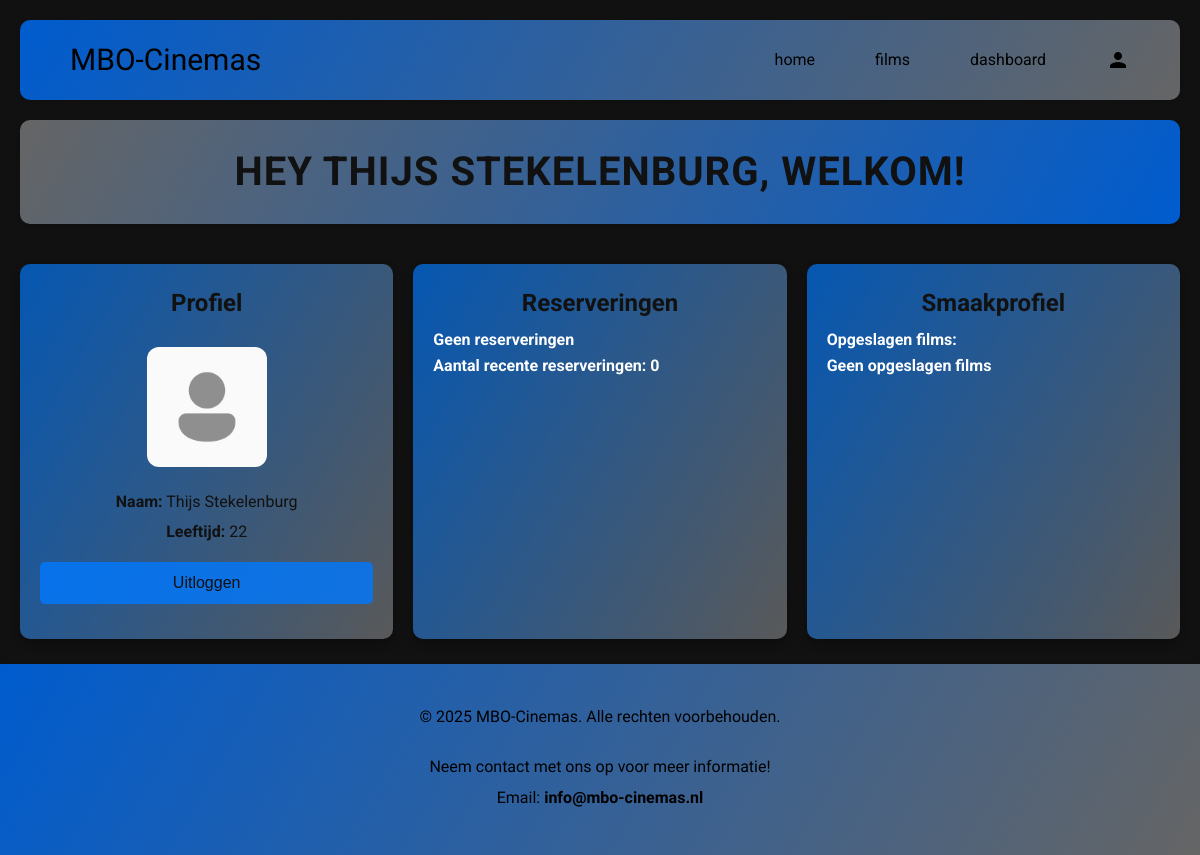
The app's page /account/dashboard/ (signed in) with its own data.
### accounts/models.py (models this page shows, shortened)
class CustomUser(AbstractBaseUser, PermissionsMixin):
    email = models.EmailField(unique=True)
    name = models.CharField(max_length=255)
    leeftijd = models.CharField(max_length=3)
    date_joined = models.DateTimeField(default=timezone.now)
    is_active = models.BooleanField(default=True)
    is_staff = models.BooleanField(default=False)
    is_superuser = models.BooleanField(default=False)
    USERNAME_FIELD = 'email'
    REQUIRED_FIELDS = ['name']
    objects = CustomUserManager()
    class Meta:
        verbose_name = 'User'
        verbose_name_plural = 'Users'

class UserData(models.Model):
    user = models.OneToOneField(
        settings.AUTH_USER_MODEL,
        on_delete=models.CASCADE,
        related_name='userdata'
    )
    naam = models.CharField(max_length=50)
    profiel_foto = models.ImageField(default='default_profile.webp')
    reserveringen = models.JSONField(default=list, blank=True)
    opgeslagen = models.ManyToManyField(Film)
    leeftijd = models.PositiveIntegerField(default=0)
    aantal_recente_reserveringen = models.PositiveIntegerField(default=0)
    class Meta:
        verbose_name = 'User Data'
        verbose_name_plural = 'User Data'

### accounts/views.py (the view)
# urls.py: path('dashboard/', views.dashboard, name='dashboard'),
def dashboard(request):
    if not request.user.is_authenticated:
        return redirect('/?openLoginModal=1')
    user_data, created = UserData.objects.get_or_create(user=request.user)
    if request.user.is_superuser:
        locations = Location.objects.all()
        rooms = Room.objects.all()
        films = Film.objects.all()
        events = Event.objects.all()
        reservations = Reservering.objects.all()
        return render(request, 'pages/user_pages/medewerkers_dashboard.html', {
            'locations': locations,
            'rooms': rooms,
            'films': films,
            'events': events,
            'user_data': user_data,
            'reservations': reservations
        })
    else:
        reserveringen = Reservering.objects.filter(gebruiker=request.user).select_related('event__film')
        opgeslagen_films = user_data.opgeslagen.all()
        aantal_recente_reserveringen = reserveringen.count()
        return render(request, 'pages/user_pages/user_dashboard.html', {
            'user_data': user_data,
            'reserveringen': reserveringen,
            'aantal_recente_reserveringen': aantal_recente_reserveringen,
            'opgeslagen_films': opgeslagen_films,
        })

### pages/templates/pages/user_pages/user_dashboard.html (shortened to what this page needs)
<!DOCTYPE html>
{% load static %}
<html lang="nl">
<head>
    <link rel="stylesheet" href="{% static 'css/main.css' %}">
</head>
<body>
{% include 'componenten/navbar.html' %}
<header class="header">
    <h1>Hey {{ user.name }}, welkom!</h1>
</header>
<div class="dashboard">
    <div class="card profiel">
        <h3>Profiel</h3>
        <div class="profile-image">
            <img src="{% static 'img/' %}{{ user_data.profiel_foto }}" alt="Profiel Foto">
        </div>
        <p><strong>Naam:</strong> {{ user.name }}</p>
        <p><strong>Leeftijd:</strong> {{ user_data.leeftijd }}</p>
        <button onclick="logout()">Uitloggen</button>
    </div>
    <div class="card">
        <h3>Reserveringen</h3>
        {% if reserveringen %}
            <ul>
                {% for reservering in reserveringen %}
                    <li>
                        <strong>{{ reservering.event.film.title }}</strong> - {{ reservering.aantal_tickets }} tickets
                        <form method="POST" action="{% url 'update_reservering' reservering.id %}" style="display: inline;">
                            {% csrf_token %}
                            <label for="aantal_tickets">Aantal tickets:</label>
                            <input type="number" name="aantal_tickets" min="1" value="{{ reservering.aantal_tickets }}">
                            <button type="submit">Wijzig reservering</button>
                        </form>
                        <form method="POST" action="{% url 'delete_reservation' reservering.id %}" style="display: inline; margin-left: 10px;">
                            {% csrf_token %}
                            <button type="submit" class="delete-button">Annuleer reservering</button>
                        </form>
                    </li>
                {% endfor %}
            </ul>
        {% else %}
            <h4>Geen reserveringen</h4>
        {% endif %}
        <h4>Aantal recente reserveringen: {{ aantal_recente_reserveringen }}</h4>
    </div>
    <div class="card">
        <h3>Smaakprofiel</h3>
        <h4>Opgeslagen films:</h4>
        {% if opgeslagen_films %}
            <ul>
                {% for film in opgeslagen_films %}
                    <li>{{ film.title }}</li>
                {% endfor %}
            </ul>
        {% else %}
            <h4>Geen opgeslagen films</h4>
        {% endif %}
    </div>
</div>
{% include 'componenten/footer.html' %}
</body>
</html>

### static/css/main.css (style rules this page uses)
* { margin: 0; padding: 0; box-sizing: border-box; }
body { font-family: 'Roboto', sans-serif; !important; margin: 0; !important; padding: 0; !important; background-color: #111; !important; color: white; !important; line-height: 1.6; !important; }

### static/css/layout/navbar.css (style rules this page uses)
.header { background: linear-gradient(120deg, rgb(101, 101, 101), rgb(0, 92, 206)); color: #111; padding: 20px 10px; text-align: center; box-shadow: 0 2px 5px rgba(0, 0, 0, 0.1); border-radius: 10px; margin: 20px; }
.header h1 { font-family: "Roboto", sans-serif; font-size: 2.5rem; font-weight: 700; margin: 0; letter-spacing: 1px; text-transform: uppercase; }

### pages/templates/pages/user_pages/user_dashboard.html (style rules this page uses)
.dashboard { display: grid; grid-template-columns: repeat(auto-fill, minmax(300px, 1fr)); gap: 20px; padding: 20px; }
.card { position: relative; background: linear-gradient(120deg, rgba(0, 121, 255, 0.68), rgba(255, 255, 255, 0.3)); border-radius: 10px; overflow: hidden; display: flex; flex-direction: column; justify-content: flex-start; padding: 20px; height: 100%; box-shadow: 0 4px 8px rgba(0, 0, 0, 0.3); transition: transform 0.3s ease; }
.card h3 { font-size: 1.5rem; margin-bottom: 5px; color: #111; text-align: center; }
.card p { color: #111; text-align: center; margin: 2px 0; }
.profile-image { width: 120px; height: 120px; border-radius: 10%; overflow: hidden; margin: 20px auto; position: relative; }
.profile-image img { width: 100%; height: 100%; object-fit: cover; }
button { margin: 15px 0; padding: 12px 20px; font-size: 16px; color: #111; background-color: rgba(0, 121, 255, 0.8); border: none; border-radius: 5px; cursor: pointer; width: 100%; display: flex; justify-content: center; align-items: center; }

### records on screen
CustomUser: name "THIJS STEKELENBURG", name "Thijs Stekelenburg"
UserData: profiel_foto (placeholder picture), leeftijd "22"

### other values on screen
{{ aantal_recente_reserveringen }} "0"
